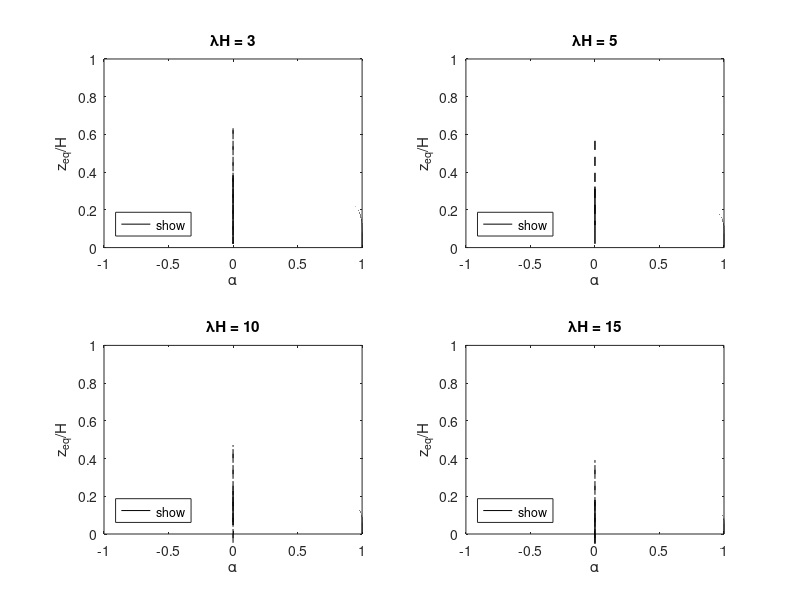

Reproduce this figure in MATLAB.
% Clear variables and close figures
clearvars; close all; clc;

% Constants
H = 50;
zeta = 0.0;
Vzero = 100; % m/s
Vzero_complex = Vzero * sqrt(1 + (2 * 1i * zeta));

% Parameters
alpha = -10:1e-5:1;        % keep your full sweep; we’ll zoom xlim to [0,1]
lambdaH_vec = [3, 5, 10, 15];

% Precompute terms that do not depend on lambda_H
A      = 1 ./ (1 - alpha);
ratio  = 1 - alpha;
fhomo  = (Vzero_complex .* A) ./ (4 * H);


%% Figure 1: z_eq/H vs alpha (2x2 subplots for different lambda_H)
figure(1); clf;
for k = 1:numel(lambdaH_vec)
     lambda_H = lambdaH_vec(k);     % dimensionless: lambda_H = H * lambda
     lambda   = lambda_H / H;       % <-- corrected per-subplot lambda

     fsin   = (H .* sqrt((exp(-2 * H * lambda) .* ...
        (4 .* exp(H * lambda) .* alpha .* (pi^4 + 6 * H^2 * pi^2 * lambda^2 + 8 * H^4 * lambda^4) ...
        - alpha.^2 .* (pi^4 + 9 * H^2 * pi^2 * lambda^2 + 8 * H^4 * lambda^4) ...
        + exp(2 * H * lambda) .* (8 * H^5 * lambda^5 + pi^4 .* ((-4 + alpha) .* alpha + 2 * H * lambda) ...
        + H^2 * pi^2 * lambda^2 .* ((-16 + alpha) .* alpha + 10 * H * lambda)))) ./ ...
        (H^3 * lambda .* (pi^4 + 5 * H^2 * pi^2 * lambda^2 + 4 * H^4 * lambda^4)))) ./ sqrt(2);

    den_common = fhomo - (fsin .* fhomo);


    % High-frequency branch
    zeq_H_high = log(alpha + ((lambda_H .* alpha) ./ (-lambda_H - log(-1 + alpha) + log(-exp(lambda_H) + alpha)))) ./ lambda_H;

    % Low-frequency branch (handle zero/near-zero denominators)
    den = den_common;
    near_zero = abs(den) < eps;         % logical mask
    zeq_H_low = zeros(size(alpha));
    zeq_H_low(~near_zero) = log((fhomo(~near_zero) .* alpha(~near_zero)) ./ den(~near_zero)) ./ lambda_H;
    zeq_H_low(near_zero) = -1e6;        % large negative instead of -inf

    % Replace NaNs with large negative for visualization
    zeq_H_high(isnan(zeq_H_high)) = -1e6;

    % Plot
    subplot(2,2,k); hold on; box on;
    plot(alpha, real(zeq_H_high), 'k-',  'DisplayName','High Frequency');
    plot(alpha, real(zeq_H_low),  'k--', 'DisplayName','Low Frequency');
    xlabel('\alpha'); ylabel('z_{eq}/H');
    title(sprintf('\\lambdaH = %g', lambda_H));
    xlim([-1 1]); ylim([0 1]);
    legend('show','Location','southwest');
end


%% Figure 2: z_eq/H vs V0/V_\infty (Stiffness ratio used in Rovithis & Mylonakis 2022) with the same 4 subplots
% figure(2); clf;
% for k = 1:numel(lambdaH_vec)
%     lambda_H = lambdaH_vec(k);
% 
%     % High-frequency branch
%     zeq_H_high = log(alpha + ((lambda_H .* alpha) ./ (-lambda_H - log(-1 + alpha) + log(-exp(lambda_H) + alpha)))) ./ lambda_H;
% 
%     % Low-frequency branch
%     den = den_common;
%     near_zero = abs(den) < eps;
%     zeq_H_low = zeros(size(alpha));
%     zeq_H_low(~near_zero) = log((fhomo(~near_zero) .* alpha(~near_zero)) ./ den(~near_zero)) ./ lambda_H;
%     zeq_H_low(near_zero) = -1e6;
% 
%     % Replace NaNs
%     zeq_H_high(isnan(zeq_H_high)) = -1e6;
% 
%     % Plot vs ratio = V0/Vinf
%     subplot(2,2,k); hold on; box on;
%     plot(ratio, real(zeq_H_high), 'k-',  'DisplayName','High Frequency');
%     plot(ratio, real(zeq_H_low),  'k--', 'DisplayName','Low Frequency');
%     yline(0.5, 'k:');
%     xlabel('V_{0}/V_{\infty}'); ylabel('z_{eq}/H');
%     title(sprintf('\\lambda_H = %g', lambda_H));
%     xlim([0 10]); ylim([0 2]);
%     legend('show','Location','southwest');
% end
